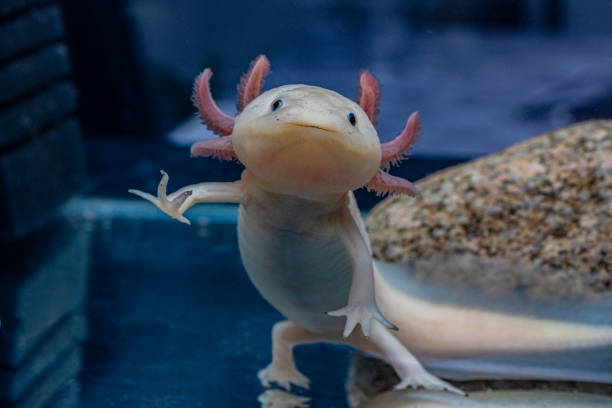
#> input picture Question-1/input.jpg, 612 x 408 px
$ python code.py
#> lines starting #> are read from the running program, lines starting #| are printed output that depends on the picture
#> in main, original_image is the input picture: shape (408, 612, 3); mean B, G, R 86.1, 68, 52.8
import cv2
import numpy as np
import matplotlib.pyplot as plt
from PIL import Image
import os

def read_image(image_path):
    try:
        image = cv2.imread(image_path, cv2.IMREAD_COLOR)
        if image is None:
            raise ValueError(f"Could not read image from {image_path}")
        return image
    except Exception as e:
        print(f"Error reading image: {e}")
        return None

def get_image_info(image, image_path):
#> called with image_path = 'input.jpg'
    if image is None:
        return

    height, width = image.shape[:2]
#> height = 408; width = 612
    channels = image.shape[2] if len(image.shape) == 3 else 1
#> channels = 3

    print(f"Image Path: {image_path}")
    print(f"Image Dimensions: {width} x {height} pixels")
#| Image Dimensions: 612 x 408 pixels
    print(f"Number of Channels: {channels}")
#| Number of Channels: 3
    print(f"Data Type: {image.dtype}")
#| Data Type: uint8
    print(f"Image Size (pixels): {image.size}")
#| Image Size (pixels): 749088

    file_size = os.path.getsize(image_path)
    print(f"File Size: {file_size} bytes ({file_size / (1024*1024):.2f} MB)")

    if channels == 3:
        print("Color Space: BGR (Blue, Green, Red)")
    elif channels == 1:
        print("Color Space: Grayscale")
    else:
        print(f"Color Space: {channels} channels")

    print(f"Min Pixel Value: {np.min(image)}")
#| Min Pixel Value: 0
    print(f"Max Pixel Value: {np.max(image)}")
#| Max Pixel Value: 215
    print(f"Mean Pixel Value: {np.mean(image):.2f}")
#| Mean Pixel Value: 68.93
    print(f"Standard Deviation: {np.std(image):.2f}")
#| Standard Deviation: 48.40

def calculate_compression_ratio(original_image, image_path):
#> called with image_path = 'input.jpg'
    if original_image is None:
        return

    height, width = original_image.shape[:2]
#> height = 408; width = 612
    channels = original_image.shape[2] if len(original_image.shape) == 3 else 1
#> channels = 3
    bytes_per_pixel = original_image.dtype.itemsize
#> bytes_per_pixel = 1

    uncompressed_size = height * width * channels * bytes_per_pixel
#> uncompressed_size = 749088
    compressed_size = os.path.getsize(image_path)

    compression_ratio = uncompressed_size / compressed_size
#> compression_ratio = 25.64
    compression_percentage = (1 - compressed_size / uncompressed_size) * 100
#> compression_percentage = 96.1

    print(f"Uncompressed Size: {uncompressed_size} bytes ({uncompressed_size / (1024*1024):.2f} MB)")
#| Uncompressed Size: 749088 bytes (0.71 MB)
    print(f"Compressed Size: {compressed_size} bytes ({compressed_size / (1024*1024):.2f} MB)")
    print(f"Compression Ratio: {compression_ratio:.2f}:1")
#| Compression Ratio: 25.64:1
    print(f"Compression Percentage: {compression_percentage:.2f}%")
#| Compression Percentage: 96.10%
    print(f"Space Saved: {uncompressed_size - compressed_size} bytes")
#| Space Saved: 719872 bytes

def create_negative_image(image):
    if image is None:
        return None

    negative_image = 255 - image
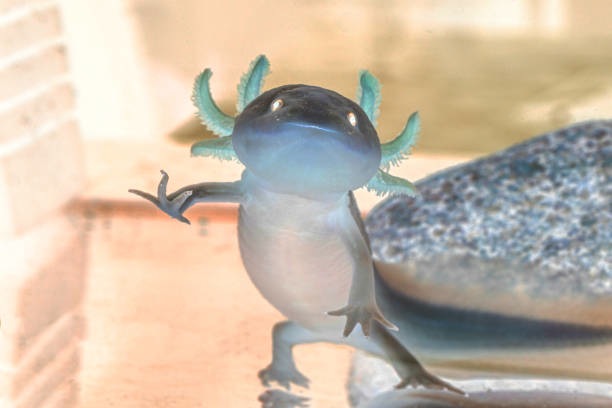
#> negative_image: shape (408, 612, 3); mean B, G, R 168.9, 187, 202.2
    return negative_image

def display_images(original, negative, title_original="Original Image", title_negative="Negative Image"):
#> called with title_original = 'Original Image', title_negative = 'Negative Image'
    if original is None or negative is None:
        return

    original_rgb = cv2.cvtColor(original, cv2.COLOR_BGR2RGB)
    negative_rgb = cv2.cvtColor(negative, cv2.COLOR_BGR2RGB)

    plt.figure(figsize=(12, 6))

    plt.subplot(1, 2, 1)
    plt.imshow(original_rgb)
    plt.title(title_original, fontsize=14, fontweight='bold')
    plt.axis('off')

    plt.subplot(1, 2, 2)
    plt.imshow(negative_rgb)
    plt.title(title_negative, fontsize=14, fontweight='bold')
    plt.axis('off')

    plt.tight_layout()
    plt.show()
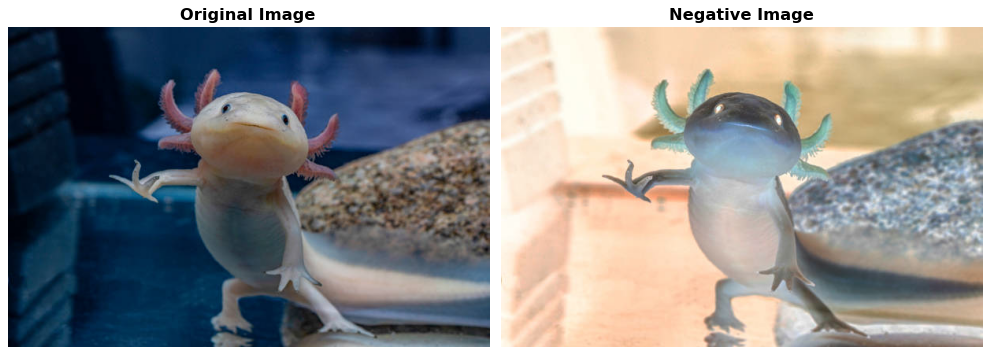
#> figure drawn by matplotlib, 2 panels

def save_negative_image(negative_image, output_path):
    try:
        cv2.imwrite(output_path, negative_image)
        print(f"\nNegative image saved as: {output_path}")
    except Exception as e:
        print(f"Error saving negative image: {e}")

def main():
    image_path = "input.jpg"
    original_image = cv2.imread(image_path, cv2.IMREAD_COLOR)

    print(f"\nGetting image information")
    get_image_info(original_image, image_path)

    print(f"\nCalculating compression ratio")
    calculate_compression_ratio(original_image, image_path)

    print(f"\nCreating and displaying negative image")
    negative_image = create_negative_image(original_image)

    if negative_image is not None:
        display_images(original_image, negative_image)

        negative_output_path = "negative_" + os.path.basename(image_path)
        save_negative_image(negative_image, negative_output_path)

if __name__ == "__main__":
    main()
